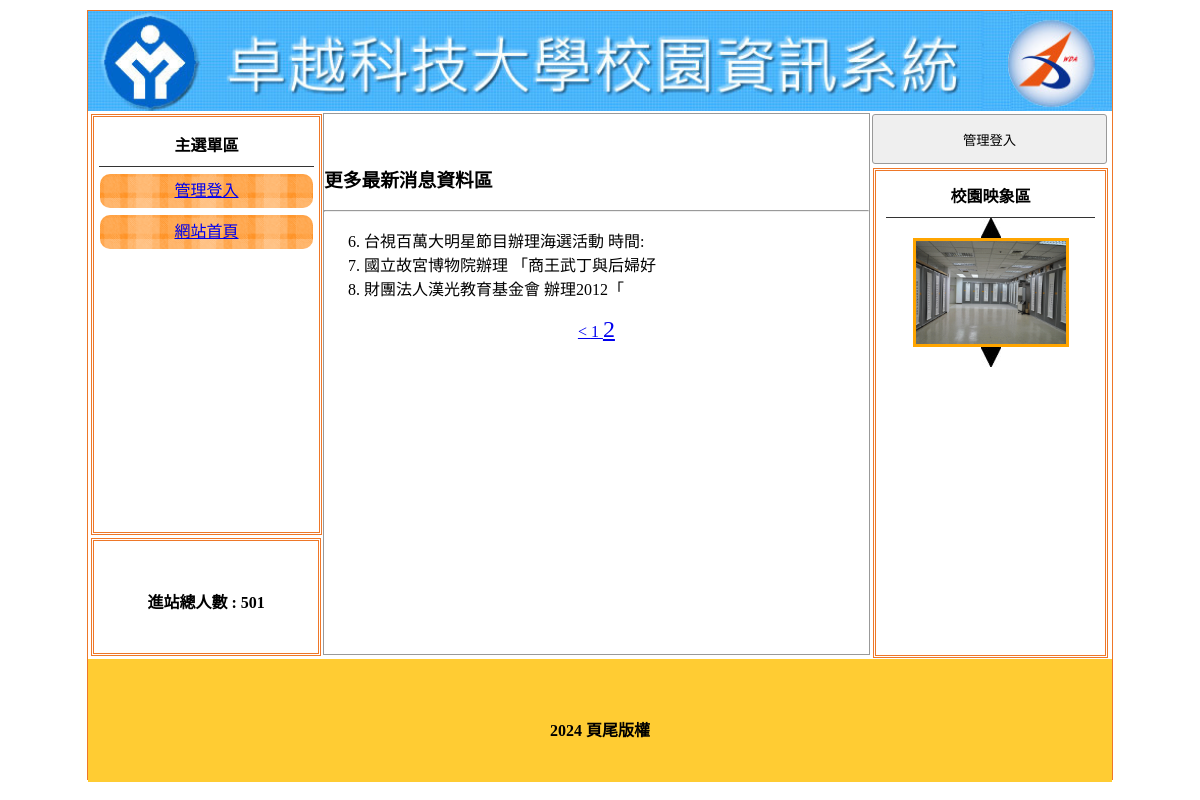
The app's page /?do=news&p=2 with its own data.
### tables this page shows
CREATE TABLE `titles` (
  `id` int(10) UNSIGNED NOT NULL,
  `img` text NOT NULL,
  `text` text NOT NULL,
  `sh` int(1) UNSIGNED NOT NULL DEFAULT 1
);

CREATE TABLE `menus` (
  `id` int(10) UNSIGNED NOT NULL,
  `href` text NOT NULL,
  `text` text NOT NULL,
  `sh` int(1) UNSIGNED NOT NULL DEFAULT 1,
  `main_id` int(10) UNSIGNED NOT NULL
);

CREATE TABLE `total` (
  `id` int(10) UNSIGNED NOT NULL,
  `total` int(10) UNSIGNED NOT NULL
);

CREATE TABLE `news` (
  `id` int(10) UNSIGNED NOT NULL,
  `img` text NOT NULL,
  `text` text NOT NULL,
  `sh` int(1) UNSIGNED NOT NULL DEFAULT 1
);

CREATE TABLE `images` (
  `id` int(10) UNSIGNED NOT NULL,
  `img` text NOT NULL,
  `sh` int(1) UNSIGNED NOT NULL DEFAULT 1
);

### api/db.php (called while the page is built, shortened)
<?php
class DB{
    protected $dsn="mysql:host=localhost;charset=utf8;dbname=db07";
    protected $pdo;
    protected $table;
    function __construct($table){
        $this->table=$table;
        $this->pdo=new PDO($this->dsn,'root','');
    }
    function all(...$arg){
        $sql="SELECT * FROM $this->table ";
        if(!empty($arg[0])){
            if(is_array($arg[0])){
                $where=$this->a2s($arg[0]);
                $sql=$sql . " WHERE ". join(" && ",$where);
            }else{
                $sql .= $arg[0];
            }
        }
        return $this->fetchAll($sql);
    }
    function find($id){
        $sql="SELECT * FROM $this->table ";
        if(is_array($id)){
            $where=$this->a2s($id);
            $sql=$sql . " WHERE ". join(" && ",$where);
        }else{
            $sql .= " WHERE `id`='$id' ";
        }
        return $this->fetchOne($sql);
    }
    function a2s($array){
        $tmp=[];
        foreach($array as $key => $value){
            $tmp[]="`$key`='$value'";
        }
        return $tmp;
    }
    function count($where=[]){
        return $this->math('count','*',$where);
    }
    protected function fetchOne($sql){
        return $this->pdo->query($sql)->fetch(PDO::FETCH_ASSOC);
    }
    protected function fetchAll($sql){
        return $this->pdo->query($sql)->fetchAll(PDO::FETCH_ASSOC);
    }
     protected function math($math,$col='id',$where=[]){
        $sql="SELECT $math($col) FROM $this->table";
        if(!empty($where)){
            $tmp=$this->a2s($where);
            $sql=$sql . " WHERE " . join(" && ", $tmp);
        }
        return $this->pdo->query($sql)->fetchColumn();
    }
}
$Title=new DB('titles');
$Image=new DB('images');
$News=new DB('news');
$Menu=new DB('menus');
$Total=new DB('total');
$Bottom=new DB('bottom');

### index.php (the view, shortened to what this page needs)
<?php include_once "api/db.php";?>
<!DOCTYPE html
    PUBLIC "-//W3C//DTD XHTML 1.0 Transitional//EN" "http://www.w3.org/TR/xhtml1/DTD/xhtml1-transitional.dtd">
<html xmlns="http://www.w3.org/1999/xhtml">
<head>
    <link href="./css/css.css" rel="stylesheet" type="text/css">
</head>
<body>
    <div id="main">
        <a title="<?=$Title->find(['sh'=>1])['text'];?>" href="index.php">
            <div class="ti" style="background:url('./upload/<?=$Title->find(['sh'=>1])['img'];?>'); background-size:cover;"></div>
        </a>
        <div id="ms">
            <div id="lf" style="float:left;">
                <div id="menuput" class="dbor">
                    <span class="t botli">主選單區</span>
                    <?php
                        $mains=$Menu->all(['sh'=>1,'main_id'=>0]);
                        foreach($mains as $main){
                            echo "<div class='mainmu cent'>";
                            echo "<a href='{$main['href']}'>";
                            echo $main['text'];
                            echo "</a>";
                            echo "</div>";
                        }
                    ?>
                </div>
                <div class="dbor" style="margin:3px; width:95%; height:20%; line-height:100px;">
                    <span class="t">進站總人數 :
                    <?=$Total->find(1)['total'];?></span>
                </div>
            </div>
			<?php
				$do=$_GET['do']??'main';
				$file="./front/{$do}.php";
				if(file_exists($file)){
					include $file;
				}else{
					include "./front/main.php";
				}
			?>
            <div class="di di ad" style="height:540px; width:23%; padding:0px; margin-left:22px; float:left; ">
                <?php
                    if(!isset($_SESSION['login'])){
                ?>
                <button style="width:100%; margin-left:auto; margin-right:auto; margin-top:2px; height:50px;"
                    onclick="lo(&#39;?do=login&#39;)">管理登入</button>
                <?php
                    }else{
                ?>
                    <button style="width:100%; margin-left:auto; margin-right:auto; margin-top:2px; height:50px;"
                    onclick="lo(&#39;admin.php&#39;)">返回管理</button>
                <?php
                    }
                ?>
                <div style="width:89%; height:480px;" class="dbor">
                    <span class="t botli">校園映象區</span>
                    <div class='cent' id="up" onclick="pp(1)">
                        <img src="./icon/up.jpg" alt="" srcset="">
                    </div>
                    <div class='cent'>
                    <?php
                    $imgs=$Image->all(['sh'=>1]);
                    foreach($imgs as $idx => $img){
                        echo "<div class='im' id='ssaa{$idx}'>";
                        echo "<img src='./upload/{$img['img']}' style='width:150px;height:103px;border:3px solid orange'>";
                        echo "</div>";
                    }
                        ?>
                    </div>
                    <div class='cent' id="dn" onclick="pp(2)">
                        <img src="./icon/dn.jpg" alt="">
                    </div>
                        num = <?=$Image->count(['sh'=>1]);?>;
                </div>
            </div>
        </div>
        <div
            style="width:1024px; left:0px; position:relative; background:#FC3; margin-top:4px; height:123px; display:block;">
            <span class="t" style="line-height:123px;"><?=$Bottom->find(1)['bottom'];?></span>
        </div>
    </div>
</body>
</html>

### front/news.php (shortened to what this page needs)
<div class="di"
	style="height:540px; border:#999 1px solid; width:53.2%; margin:2px 0px 0px 0px; float:left; position:relative; left:20px;">
	<marquee scrolldelay="120" direction="left" style="position:absolute; width:100%; height:40px;">
	</marquee>
	<div style="height:32px; display:block;"></div>
	<h3>更多最新消息資料區</h3>
	<hr>
            <?php
			    $div=5;
				$total=$News->count();
				$pages=ceil($total/$div);
				$now=$_GET['p']??1;
				$start=($now-1)*$div;
				$rows=$News->all(" limit $start,$div");
				echo "<ol start='".($start+1)."'>";
                foreach($rows as $row){
                    echo "<li class='sswww'>";
                    echo mb_substr($row['text'],0,20);
                    echo "</li>";
                }
            ?>
        </ol>
		<div class="cent">
            <?php
                if(($now-1)>0){
                    $prev=$now-1;
                    echo "<a href='?do=$do&p=$prev'> < </a>";
                }
                for($i=1;$i<=$pages;$i++){
					$size=($i==$now)?"24px":"16px";
                    echo "<a href='?do=$do&p=$i' style='font-size:$size'> ";
                    echo $i;
                    echo " </a>";
                }
            ?>
            </div>
</div>

### css/css.css (style rules this page uses)
body { padding:0px; margin:0px; }
#main { width:1024px; height:768px; margin:10px auto 10px auto; border:#EE7728 1px solid; position:relative; }
.ti { width:100%; height:100px; position:relative; background-size:cover; background-repeat:no-repeat; }
.dbor { border:#EE7728 double 3px; margin:1px; padding:2px 10px 2px 10px; }
.t { font-weight:800; display:block; text-align:center; padding:10px 1px 10px 1px; }
.botli { border-bottom:#333 1px solid; }
.mainmu { position:relative; border-radius:10px; background:url(../icon/menu.fw.png) center no-repeat; background-size:cover; line-height:30px; padding:2px 10px 2px 10px; margin:7px 1px 7px 1px; }
#lf { height:540px; width:21%; display:inline-block; }
#menuput { width:100%; height:75%; position:relative; padding:5px; display:block; margin: 3px; }
.di { display:inline-block; }
.ad { margin:1px; padding:2px 10px 2px 10px; }
.cent { text-align:center; }
input,button { border:#999 1px solid; border-radius:3px; background:#EFEFEF; padding:5px; margin:3px; }

### records on screen
titles: img (picture)
menus: text "管理登入"
menus: text "網站首頁"
total: total "501"
news: text "台視百萬大明星節目辦理海選活動 時間:"
news: text "國立故宮博物院辦理 「商王武丁與后婦好"
news: text "財團法人漢光教育基金會 辦理2012「"
images: img (picture)

### other values on screen
$Bottom->find(1)['bottom'] "2024 頁尾版權"
